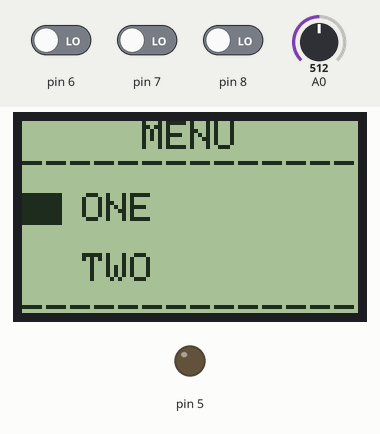
This sketch was run on a simulated Arduino Uno, built with avr-gcc and run on an emulated ATmega328P. On the bench: 84×48 one-colour display, output pins drawn as LEDs (lit = HIGH). The test bench sets the inputs (shaded band); at power-on: pin 6 LOW, pin 7 LOW, A0 = 512, pin 8 LOW. What the sketch prints to the serial monitor is not drawn.

Above: at 1.2 s.
1.3 s: pin 6 driven HIGH
At 2.3 s:
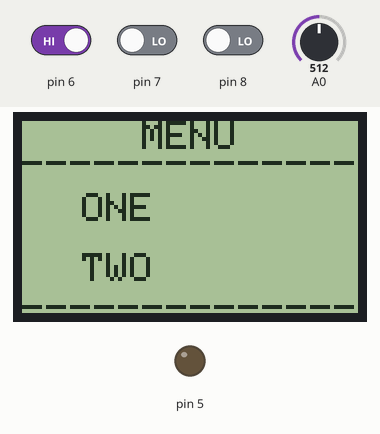
2.8 s: pin 7 driven HIGH
At 3.1 s:
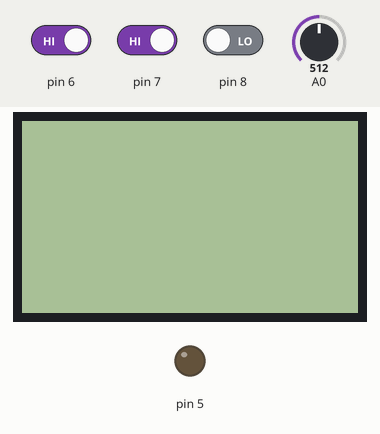
5.8 s: A0 set to 54
8.8 s: A0 set to 47
Timing chart, 0 to 11.8 s (numbered marks = the images above; inputs shaded):
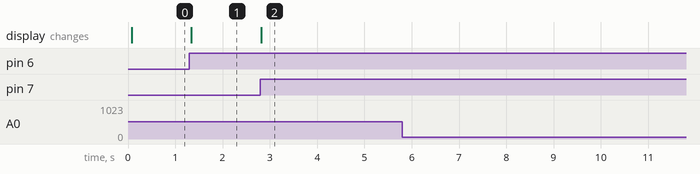

Measured:
- after the input at 1.3 s, the display: changes at once (image 1)
- after the input at 2.8 s, the display: changes at once (image 2)
- after the input at 5.8 s, every drawn part: stays the same
- after the input at 8.8 s, every drawn part: stays the same

The sketch:

vending.ino
```cpp
#include <Adafruit_GFX.h>
#include <Adafruit_PCD8544.h>
Adafruit_PCD8544 display = Adafruit_PCD8544(13,12,11,10,9);


String massMenu[3] = {"MENU","ONE","TWO"};

int massMoney[4] = {10,20,50,100};

int curs=18;

int one=100;
int two=130;

int price=100;

void setup() {
  Serial.begin(9600);
  pinMode(5,OUTPUT);
  pinMode(6,INPUT);
  pinMode(7,INPUT);
  pinMode(8,INPUT);

  digitalWrite(5,LOW);

    display.begin();
    display.clearDisplay();
    display.display();

    display.setContrast(50); // установка контраста
    display.setTextSize(1);  // установка размера шрифта
    display.setTextColor(BLACK); // установка цвета текста
}

void menu(){

    display.setCursor(30,0);
    display.print(massMenu[0]);
    display.setCursor(0,7);
    display.print("--------------");

    display.setCursor(15,18);
    display.print(massMenu[1]);

    display.setCursor(15,33);
    display.print(massMenu[2]);

    display.setCursor(0,43);
    display.print("--------------");

    display.display();

    Cursor();
}

void Cursor(){

    display.fillRect(0, curs, 10, 8, BLACK);

   if(digitalRead(8)==HIGH){
     display.setCursor(0,curs);

    display.fillRect(0, curs, 90, 8, WHITE);
    display.setTextColor(BLACK);

     curs = 33;
   }

   if(digitalRead(6)==HIGH){
     display.setCursor(3,curs);

    display.fillRect(0, curs, 90, 8, WHITE);
    display.setTextColor(BLACK);

     curs = 18;
   }
}

void check(){
  if(digitalRead(7)==HIGH){

    switch(curs){
      case 18:

       display.clearDisplay();
      display.display();

      display.setContrast(50);
      display.setTextSize(1);
      display.setTextColor(BLACK);


        display.setCursor(45,18);
       display.print(">>");

       display.setCursor(60,18);
       display.print(one);

       price = one;

      break;

      case 33:

         display.clearDisplay();
      display.display();

      display.setContrast(50);
      display.setTextSize(1);
      display.setTextColor(BLACK);

      display.setCursor(45,33);
       display.print(">>");

        display.setCursor(60,33);
        display.print(two);

        price = two;

      break;
    }
  }
}

void out(){
   for(int i=0;i<100;i++){
    digitalWrite(5,HIGH);
    delayMicroseconds(40);
    digitalWrite(5,LOW);
    delay(20);
   }
}

int j=0;

void money(){
 if(price>1){
  int  mon=analogRead(0);

  if(mon>50){
    Serial.println(mon);

    j++;
  }

  else{ if(j>0){Serial.println(j);}

if(j==4){
      price = price-100;

     display.clearDisplay();
      display.display();

      display.setContrast(50);

      display.setCursor(45,33);
       display.print(">>");

        display.setCursor(60,33);
        display.print(price);

        display.setCursor(0,0);
        display.print(100);
        delay(200);
    }

if(j==3){
      price = price-50;

     display.clearDisplay();
      display.display();

      display.setContrast(50);

      display.setCursor(45,33);
       display.print(">>");

        display.setCursor(60,33);
        display.print(price);

        display.setCursor(0,0);
        display.print(50);
        delay(200);
}

    if(j==1 && mon<69){
      price = price-20;

     display.clearDisplay();
      display.display();

      display.setContrast(50);

      display.setCursor(45,33);
       display.print(">>");

        display.setCursor(60,33);
        display.print(price);

        display.setCursor(0,0);
        display.print(20);
        delay(200);

    }

  if(j==2){
      price = price-50;

     display.clearDisplay();
      display.display();

      display.setContrast(50);

      display.setCursor(45,33);
       display.print(">>");

        display.setCursor(60,33);
        display.print(price);

        display.setCursor(0,0);
        display.print(10);
        delay(200);
    }

  j=0;}


 }

 if(price<1){
     out();
    price = 100;
 }
}

void loop() {
  menu();
  check();
   money();
}
```
